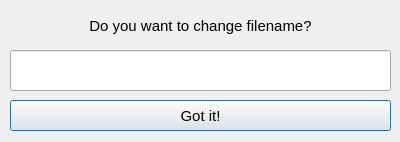
<?xml version="1.0" encoding="UTF-8"?>
<ui version="4.0">
 <class>Dialog</class>
 <widget class="QDialog" name="Dialog">
  <property name="geometry">
   <rect>
    <x>0</x>
    <y>0</y>
    <width>400</width>
    <height>142</height>
   </rect>
  </property>
  <property name="windowTitle">
   <string>Dialog</string>
  </property>
  <widget class="QPushButton" name="got_bt">
   <property name="geometry">
    <rect>
     <x>10</x>
     <y>100</y>
     <width>381</width>
     <height>31</height>
    </rect>
   </property>
   <property name="font">
    <font>
     <pointsize>11</pointsize>
    </font>
   </property>
   <property name="text">
    <string>Got it!</string>
   </property>
  </widget>
  <widget class="QLineEdit" name="lineEdit">
   <property name="geometry">
    <rect>
     <x>10</x>
     <y>50</y>
     <width>381</width>
     <height>41</height>
    </rect>
   </property>
  </widget>
  <widget class="QLabel" name="label">
   <property name="geometry">
    <rect>
     <x>20</x>
     <y>10</y>
     <width>361</width>
     <height>31</height>
    </rect>
   </property>
   <property name="font">
    <font>
     <pointsize>11</pointsize>
    </font>
   </property>
   <property name="layoutDirection">
    <enum>Qt::LeftToRight</enum>
   </property>
   <property name="text">
    <string>Do you want to change filename?</string>
   </property>
   <property name="alignment">
    <set>Qt::AlignCenter</set>
   </property>
  </widget>
 </widget>
 <resources/>
 <connections/>
</ui>
